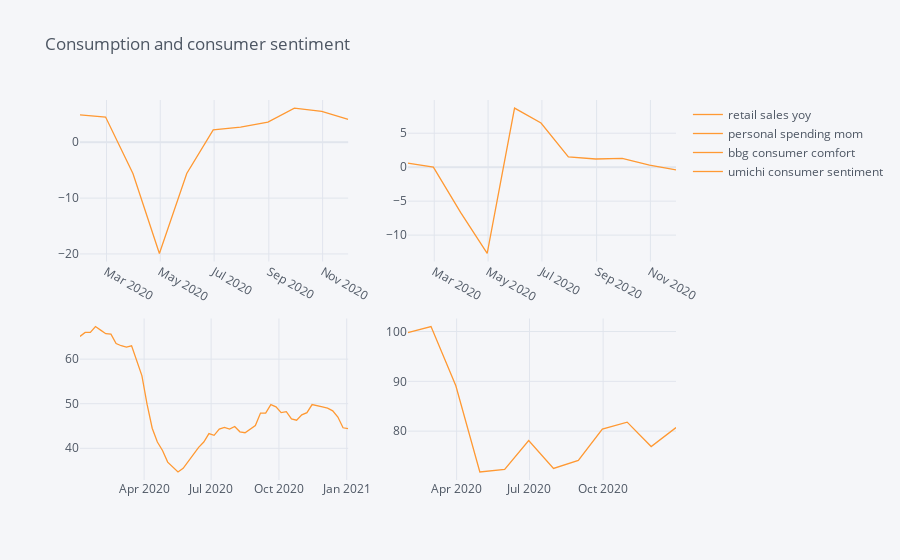

Here is the notebook cell this chart was saved with:
### Code cell
title_input = 'Consumption and consumer sentiment'
tkr_list = [ 'retail sales yoy', 'personal spending mom','bbg consumer comfort', 'umichi consumer sentiment']
show_plot(title_input,tkr_list, (2,2),'2020-01-01' )

### Figure 1 — Plotly figure (JSON) as saved in the notebook; plotly's stock layout.template omitted (floating-point values rounded to 4 significant figures)
{"data": [{"line": {"color": "rgba(255, 153, 51, 1.0)", "dash": "solid", "shape": "linear", "width": 1.3}, "mode": "lines", "name": "retail sales yoy", "text": "", "type": "scatter", "x": ["2020-01-31", "2020-02-29", "2020-03-31", "2020-04-30", "2020-05-31", "2020-06-30", "2020-07-31", "2020-08-31", "2020-09-30", "2020-10-31", "2020-11-30"], "xaxis": "x", "y": [4.9, 4.5, -5.6, -19.9, -5.6, 2.2, 2.7, 3.6, 6.1, 5.5, 4.1], "yaxis": "y"}, {"line": {"color": "rgba(255, 153, 51, 1.0)", "dash": "solid", "shape": "linear", "width": 1.3}, "mode": "lines", "name": "personal spending mom", "text": "", "type": "scatter", "x": ["2020-01-31", "2020-02-29", "2020-03-31", "2020-04-30", "2020-05-31", "2020-06-30", "2020-07-31", "2020-08-31", "2020-09-30", "2020-10-31", "2020-11-30"], "xaxis": "x2", "y": [0.6, 0, -6.7, -12.7, 8.7, 6.5, 1.5, 1.2, 1.3, 0.3, -0.4], "yaxis": "y2"}, {"line": {"color": "rgba(255, 153, 51, 1.0)", "dash": "solid", "shape": "linear", "width": 1.3}, "mode": "lines", "name": "bbg consumer comfort", "text": "", "type": "scatter", "x": ["2020-01-05", "2020-01-12", "2020-01-19", "2020-01-26", "2020-02-02", "2020-02-09", "2020-02-16", "2020-02-23", "2020-03-01", "2020-03-08", "2020-03-15", "2020-03-22", "2020-03-29", "2020-04-05", "2020-04-12", "2020-04-19", "2020-04-26", "2020-05-03", "2020-05-10", "2020-05-17", "2020-05-24", "2020-05-31", "2020-06-07", "2020-06-14", "2020-06-21", "2020-06-28", "2020-07-05", "2020-07-12", "2020-07-19", "2020-07-26", "2020-08-02", "2020-08-09", "2020-08-16", "2020-08-23", "2020-08-30", "2020-09-06", "2020-09-13", "2020-09-20", "2020-09-27", "2020-10-04", "2020-10-11", "2020-10-18", "2020-10-25", "2020-11-01", "2020-11-08", "2020-11-15", "2020-11-22", "2020-11-29", "2020-12-06", "2020-12-13", "2020-12-20", "2020-12-27", "2021-01-03"], "xaxis": "x3", "y": [65.1, 66, 66, 67.3, 66.5, 65.7, 65.6, 63.5, 63, 62.7, 63, 59.7, 56.3, 49.9, 44.5, 41.4, 39.5, 36.9, 35.8, 34.7, 35.5, 37, 38.7, 40.2, 41.4, 43.3, 42.9, 44.3, 44.7, 44.3, 44.9, 43.7, 43.5, 44.3, 45.1, 47.9, 47.9, 49.8, 49.3, 48, 48.2, 46.6, 46.3, 47.5, 48, 49.8, 49.6, 49.3, 49, 48.4, 47, 44.6, 44.4], "yaxis": "y3"}, {"line": {"color": "rgba(255, 153, 51, 1.0)", "dash": "solid", "shape": "linear", "width": 1.3}, "mode": "lines", "name": "umichi consumer sentiment", "text": "", "type": "scatter", "x": ["2020-01-31", "2020-02-29", "2020-03-31", "2020-04-30", "2020-05-31", "2020-06-30", "2020-07-31", "2020-08-31", "2020-09-30", "2020-10-31", "2020-11-30", "2020-12-31"], "xaxis": "x4", "y": [99.8, 101, 89.1, 71.8, 72.3, 78.1, 72.5, 74.1, 80.4, 81.8, 76.9, 80.7], "yaxis": "y4"}], "layout": {"legend": {"bgcolor": "#F5F6F9", "font": {"color": "#4D5663"}}, "paper_bgcolor": "#F5F6F9", "plot_bgcolor": "#F5F6F9", "title": {"font": {"color": "#4D5663"}, "text": "Consumption and consumer sentiment"}, "xaxis": {"anchor": "y", "domain": [0, 0.45], "gridcolor": "#E1E5ED", "showgrid": true, "tickfont": {"color": "#4D5663"}, "title": {"font": {"color": "#4D5663"}, "text": ""}, "zerolinecolor": "#E1E5ED"}, "xaxis2": {"anchor": "y2", "domain": [0.55, 1], "gridcolor": "#E1E5ED", "showgrid": true, "tickfont": {"color": "#4D5663"}, "title": {"font": {"color": "#4D5663"}, "text": ""}, "zerolinecolor": "#E1E5ED"}, "xaxis3": {"anchor": "y3", "domain": [0, 0.45], "gridcolor": "#E1E5ED", "showgrid": true, "tickfont": {"color": "#4D5663"}, "title": {"font": {"color": "#4D5663"}, "text": ""}, "zerolinecolor": "#E1E5ED"}, "xaxis4": {"anchor": "y4", "domain": [0.55, 1], "gridcolor": "#E1E5ED", "showgrid": true, "tickfont": {"color": "#4D5663"}, "title": {"font": {"color": "#4D5663"}, "text": ""}, "zerolinecolor": "#E1E5ED"}, "yaxis": {"anchor": "x", "domain": [0.575, 1], "gridcolor": "#E1E5ED", "showgrid": true, "tickfont": {"color": "#4D5663"}, "title": {"font": {"color": "#4D5663"}, "text": ""}, "zerolinecolor": "#E1E5ED"}, "yaxis2": {"anchor": "x2", "domain": [0.575, 1], "gridcolor": "#E1E5ED", "showgrid": true, "tickfont": {"color": "#4D5663"}, "title": {"font": {"color": "#4D5663"}, "text": ""}, "zerolinecolor": "#E1E5ED"}, "yaxis3": {"anchor": "x3", "domain": [0, 0.425], "gridcolor": "#E1E5ED", "showgrid": true, "tickfont": {"color": "#4D5663"}, "title": {"font": {"color": "#4D5663"}, "text": ""}, "zerolinecolor": "#E1E5ED"}, "yaxis4": {"anchor": "x4", "domain": [0, 0.425], "gridcolor": "#E1E5ED", "showgrid": true, "tickfont": {"color": "#4D5663"}, "title": {"font": {"color": "#4D5663"}, "text": ""}, "zerolinecolor": "#E1E5ED"}}}
